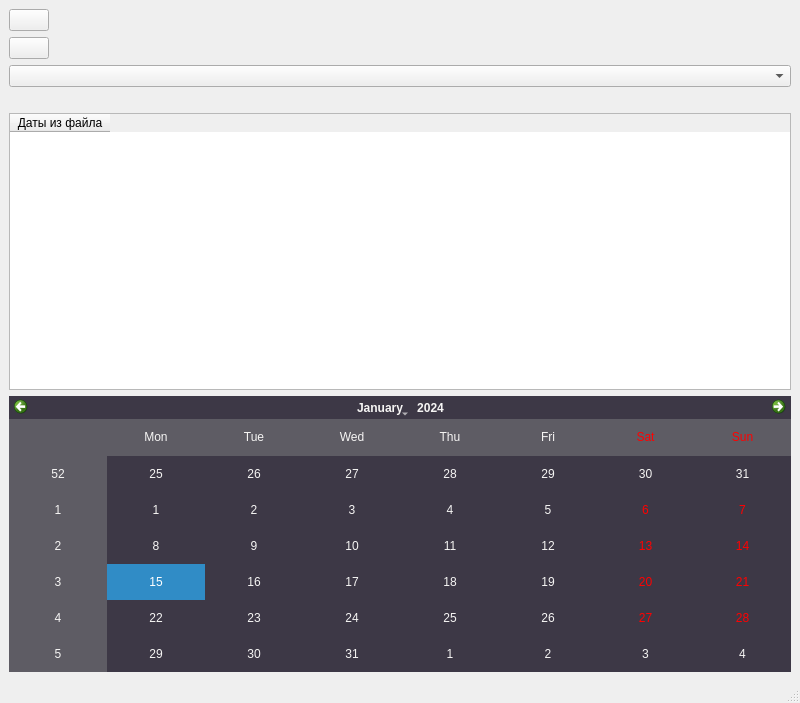
<?xml version="1.0" encoding="UTF-8"?>
<ui version="4.0">
 <class>MainWindow</class>
 <widget class="QMainWindow" name="MainWindow">
  <property name="geometry">
   <rect>
    <x>0</x>
    <y>0</y>
    <width>800</width>
    <height>703</height>
   </rect>
  </property>
  <property name="windowTitle">
   <string>Date</string>
  </property>
  <widget class="QWidget" name="centralwidget">
   <layout class="QFormLayout" name="formLayout">
    <item row="0" column="0">
     <widget class="QPushButton" name="addButton">
      <property name="cursor">
       <cursorShape>UpArrowCursor</cursorShape>
      </property>
      <property name="toolTip">
       <string>Добавить в файл дату на календаре</string>
      </property>
      <property name="whatsThis">
       <string>&lt;html&gt;&lt;head/&gt;&lt;body&gt;&lt;p&gt;&lt;br/&gt;&lt;/p&gt;&lt;/body&gt;&lt;/html&gt;</string>
      </property>
      <property name="text">
       <string/>
      </property>
     </widget>
    </item>
    <item row="1" column="0">
     <widget class="QPushButton" name="deleteButton">
      <property name="cursor">
       <cursorShape>UpArrowCursor</cursorShape>
      </property>
      <property name="toolTip">
       <string>Удалить из таблицы данные вида &quot;00.00.0000&quot;</string>
      </property>
      <property name="text">
       <string/>
      </property>
     </widget>
    </item>
    <item row="2" column="0" colspan="2">
     <widget class="QComboBox" name="comboBox">
      <item>
       <property name="text">
        <string/>
       </property>
      </item>
     </widget>
    </item>
    <item row="4" column="1">
     <widget class="QLabel" name="label">
      <property name="styleSheet">
       <string notr="true">font: 700 italic 54pt &quot;Ubuntu&quot;;
</string>
      </property>
      <property name="text">
       <string/>
      </property>
     </widget>
    </item>
    <item row="6" column="0" colspan="2">
     <widget class="QTableWidget" name="tableWidget">
      <column>
       <property name="text">
        <string>Даты из файла</string>
       </property>
      </column>
     </widget>
    </item>
    <item row="8" column="0" colspan="2">
     <widget class="QCalendarWidget" name="calendarWidget">
      <property name="cursor">
       <cursorShape>PointingHandCursor</cursorShape>
      </property>
      <property name="styleSheet">
       <string notr="true">font: 600 italic 14pt &quot;URW Bookman&quot;;
alternate-background-color: rgb(94, 92, 100);
background-color: rgb(61, 56, 70);
color: rgb(246, 245, 244);</string>
      </property>
      <property name="minimumDate">
       <date>
        <year>1752</year>
        <month>9</month>
        <day>14</day>
       </date>
      </property>
     </widget>
    </item>
   </layout>
  </widget>
  <widget class="QMenuBar" name="menubar">
   <property name="geometry">
    <rect>
     <x>0</x>
     <y>0</y>
     <width>800</width>
     <height>22</height>
    </rect>
   </property>
  </widget>
  <widget class="QStatusBar" name="statusbar"/>
 </widget>
 <resources/>
 <connections/>
</ui>
